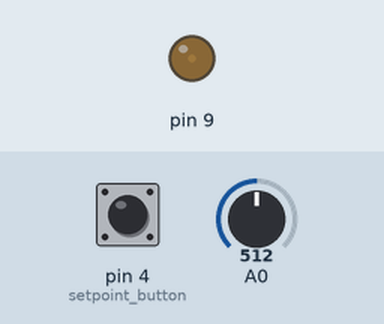
Bench run of a program on a simulated Arduino Uno, built with avr-gcc and run on an emulated ATmega328P. Shown: output pins drawn as LEDs (lit = HIGH). Inputs (shaded band) come from the test bench; at power-on: A0 = 512, pin 4 (setpoint_button) HIGH.

Above: at 1.3 s.
1.4 s: A0 set to 366
2.9 s: A0 set to 340
At 3.7 s:
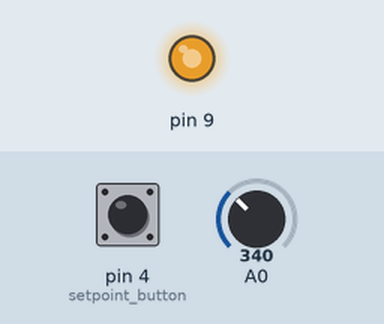
Timing chart, 0 to 5.9 s (numbered marks = the images above; inputs shaded):
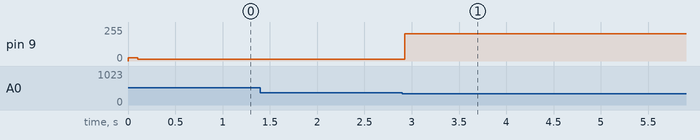

Measured:
- the behaviour switches between 350 and 349 on A0 (found by bisection; images 0 and 1)
- after the input at 1.4 s, every drawn part: stays the same
- after the input at 2.9 s, pin 9: 13/255 → 204/255 at once

The program:

main.cpp
```cpp
// Bryce Mooney
// main.cpp
// Last Modified: Bryce Mooney, 10/16/24
// This program provides feedback control to a buck-boost converter circuit. (5VDC -> 2.5VDC)

#include <Arduino.h>
#include <Button.h>

// ADC measurement setpoints for both the 2.5V and 6V output cases are recorded from supplying 2.5V and 6V to both outputs manually.
const int setpoint_2V5 = 350;
const int setpoint_6V0 = 800;
const int min_duty_cycle = 13;  // Approximately 5%
const int max_duty_cycle = 212; // Approximately 80%

// A button is placed across GPIO #4 to quickly swap between 2.5V and 6V setpoints
Button setpoint_button(4);

void setup()
{
  // GPIO #4 Is a button that toggles the setpoint to either 2.5V or 6V when pressed
  pinMode(4, INPUT_PULLUP);

  // GPIO #9 is our PWM output.
  pinMode(9, OUTPUT);

  // Timer1 configuration is split between the 2 registers TCCR1A and TCCR1B.
  // Wavegen mode #14 "fast PWM" is assigned by setting bits WGM11, WGM12, and WGM13.
  // Output-compare mode #2 "non-inverting" is assigned by setting bit COM1A1.
  // Non-prescaled clock source (prescaler = 1) is assigned by setting bit CS10.
  TCCR1A = (1 << WGM11);
  TCCR1B = (1 << WGM13) | (1 << WGM12) | (1 << CS10);

  // Timer1 TOP value must be set to 266 (265.6667) for 60kHz frequency.
  ICR1 = 265;

  // Set the initial duty cycle. (27/265 is about 10%)
  OCR1A = 27;

  // Enable the PWM output on GPIO #9.
  TCCR1A |= (1 << COM1A1);

  delay(100);
}

void loop()
{
  static int current_setpoint = setpoint_2V5;

  if (setpoint_button.pressed())
  {
    if (current_setpoint == setpoint_2V5)
    {
      current_setpoint = setpoint_6V0;
    }
    else
    {
      current_setpoint = setpoint_2V5;
    }
  }

  // Measure the buck converter output voltage (1023 is about 5V)
  int ADC_reading = analogRead(A0);

  if (ADC_reading > current_setpoint)
  {
    OCR1A = constrain(OCR1A - 1, min_duty_cycle, max_duty_cycle);
  }
  else if (ADC_reading < current_setpoint)
  {
    OCR1A = constrain(OCR1A + 1, min_duty_cycle, max_duty_cycle);
  }
}
```
